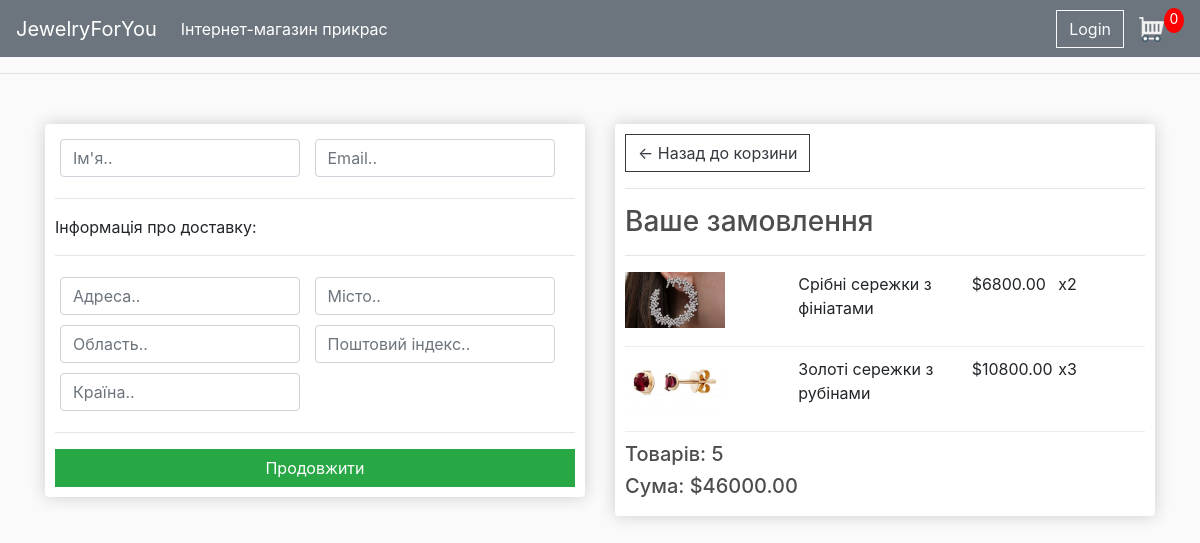
Screenshot of /checkout/ (signed in) with the database file from the repository.
### store/models.py (models this page shows, shortened)
class OrderItem(models.Model):
    product = models.ForeignKey(Product, on_delete=models.SET_NULL, null=True)
    order = models.ForeignKey(Order, on_delete=models.SET_NULL, null=True)
    quantity = models.IntegerField(default=0, null=True, blank=True)
    date_added = models.DateTimeField(auto_now_add=True)
    @property
    def get_total(self):
        total = self.product.price * self.quantity
        return total

class Product(models.Model):
    name = models.CharField(max_length=200)
    price = models.FloatField()
    description = models.CharField(max_length = 2000)
    category = models.CharField(max_length=200)
    image = models.ImageField(null=True, blank=True)
    @property
    def imageURL(self):
        try:
            url = self.image.url
        except:
            url = ''
        return url

class Order(models.Model):
    customer = models.ForeignKey(Customer, on_delete=models.SET_NULL, null=True, blank=True)
    date_ordered = models.DateTimeField(auto_now_add=True)
    complete = models.BooleanField(default=False)
    transaction_id = models.CharField(max_length=100, null=True)
    @property
    def get_cart_total(self):
        orderitems = self.orderitem_set.all()
        total = sum([item.get_total for item in orderitems])
        return total
    @property
    def get_cart_items(self):
        orderitems = self.orderitem_set.all()
        total = sum([item.quantity for item in orderitems])
        return total

### store/views.py (the view)
# urls.py: path('checkout/', views.checkout, name="checkout"),
def checkout(request):
    if request.user.is_authenticated:
        customer = request.user.customer
        order, created = Order.objects.get_or_create(customer=customer, complete=False)
        items = order.orderitem_set.all()
    else:
        items = []
        order = {'get_cart_total': 0, 'get_cart_items': 0}
    context = {'items': items, 'order': order}
    return render(request, 'store/checkout.html', context)

### store/templates/store/checkout.html (shortened to what this page needs)
{% extends 'store/main.html' %}
{% load static %}
{% block content %}
     <div class="row">
		<div class="col-lg-6">
			<div class="box-element" id="form-wrapper">
				<form id="form">
					<div id="user-info">
						<div class="form-field">
							<input required class="form-control" type="text" name="name" placeholder="Ім'я..">
						</div>
						<div class="form-field">
							<input required class="form-control" type="email" name="email" placeholder="Email..">
						</div>
					</div>
					<div id="shipping-info">
						<hr>
						<p>Інформація про доставку:</p>
						<hr>
						<div class="form-field">
							<input class="form-control" type="text" name="address" placeholder="Адреса..">
						</div>
						<div class="form-field">
							<input class="form-control" type="text" name="city" placeholder="Місто..">
						</div>
						<div class="form-field">
							<input class="form-control" type="text" name="state" placeholder="Область..">
						</div>
						<div class="form-field">
							<input class="form-control" type="text" name="zipcode" placeholder="Поштовий індекс..">
						</div>
						<div class="form-field">
							<input class="form-control" type="text" name="country" placeholder="Країна..">
						</div>
					</div>
					<hr>
					<input id="form-button" class="btn btn-success btn-block" type="submit" value="Продовжити">
				</form>
			</div>
			<br>
		</div>
		<div class="col-lg-6">
			<div class="box-element">
				<a  class="btn btn-outline-dark" href="{% url 'cart' %}">&#x2190; Назад до корзини</a>
				<hr>
				<h3>Ваше замовлення</h3>
				<hr>
				{% for item in items %}
				<div class="cart-row">
					<div style="flex:2"><img class="row-image" src="{{item.product.imageURL}}"></div>
					<div style="flex:2"><p>{{item.product.name}}</p></div>
					<div style="flex:1"><p>${{item.product.price|floatformat:2}}</p></div>
					<div style="flex:1"><p>x{{item.quantity}}</p></div>
				</div>
				{% endfor %}
				<h5>Товарів:   {{order.get_cart_items}}</h5>
				<h5>Сума:   ${{order.get_cart_total|floatformat:2}}</h5>
			</div>
		</div>
	</div>
{% endblock content %}

### static/css/main.css (style rules this page uses)
body { background-color: hsl(0, 0%, 98%); }
h1,h2,h3,h4,h5,h6 { color:hsl(0, 0%, 30%); }
.box-element { box-shadow:hsl(0, 0%, 80%) 0 0 16px; background-color: #fff; border-radius: 4px; padding: 10px; }
.col-lg-4, .col-lg-6, .col-lg-8, .col-lg-12 { margin-top: 10px; }
.btn { border-radius: 0; }
.row-image { width: 100px; }
.form-field { width:250px; display: inline-block; padding: 5px; }
.cart-row { display: flex; align-items: flex-stretch; padding-bottom: 10px; margin-bottom: 10px; border-bottom: 1px solid #ececec; }

### rows the page displays
OrderItem: product.imageURL (picture), product.name "Срібні сережки з фініатами", product.price "6800.00", quantity "2"
OrderItem: product.imageURL (picture), product.name "Золоті сережки з рубінами", product.price "10800.00", quantity "3"
Order: get_cart_items "5", get_cart_total "46000.00"
